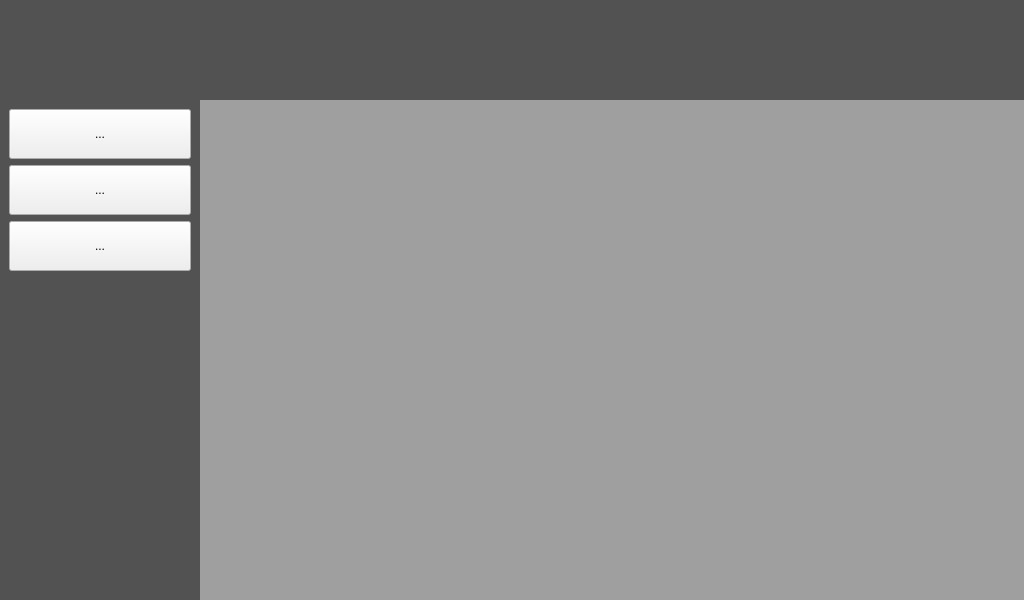
<?xml version="1.0" encoding="UTF-8"?>
<ui version="4.0">
 <class>MainWindow</class>
 <widget class="QMainWindow" name="MainWindow">
  <property name="geometry">
   <rect>
    <x>0</x>
    <y>0</y>
    <width>1024</width>
    <height>600</height>
   </rect>
  </property>
  <property name="windowTitle">
   <string>MainWindow</string>
  </property>
  <property name="styleSheet">
   <string notr="true">#TopBar, #MenuBar {
	background-color:rgb(82, 82, 82);
}</string>
  </property>
  <widget class="QWidget" name="centralwidget">
   <property name="styleSheet">
    <string notr="true">QFrame {
	border:none
}</string>
   </property>
   <layout class="QVBoxLayout" name="verticalLayout">
    <property name="spacing">
     <number>0</number>
    </property>
    <property name="leftMargin">
     <number>0</number>
    </property>
    <property name="topMargin">
     <number>0</number>
    </property>
    <property name="rightMargin">
     <number>0</number>
    </property>
    <property name="bottomMargin">
     <number>0</number>
    </property>
    <item>
     <widget class="QFrame" name="TopBar">
      <property name="minimumSize">
       <size>
        <width>0</width>
        <height>100</height>
       </size>
      </property>
      <property name="frameShape">
       <enum>QFrame::StyledPanel</enum>
      </property>
      <property name="frameShadow">
       <enum>QFrame::Raised</enum>
      </property>
     </widget>
    </item>
    <item>
     <widget class="QFrame" name="Main">
      <property name="sizePolicy">
       <sizepolicy hsizetype="Preferred" vsizetype="Expanding">
        <horstretch>0</horstretch>
        <verstretch>0</verstretch>
       </sizepolicy>
      </property>
      <property name="frameShape">
       <enum>QFrame::StyledPanel</enum>
      </property>
      <property name="frameShadow">
       <enum>QFrame::Raised</enum>
      </property>
      <layout class="QHBoxLayout" name="horizontalLayout">
       <property name="spacing">
        <number>0</number>
       </property>
       <property name="leftMargin">
        <number>0</number>
       </property>
       <property name="topMargin">
        <number>0</number>
       </property>
       <property name="rightMargin">
        <number>0</number>
       </property>
       <property name="bottomMargin">
        <number>0</number>
       </property>
       <item>
        <widget class="QFrame" name="MenuBar">
         <property name="minimumSize">
          <size>
           <width>200</width>
           <height>0</height>
          </size>
         </property>
         <property name="styleSheet">
          <string notr="true"/>
         </property>
         <property name="frameShape">
          <enum>QFrame::StyledPanel</enum>
         </property>
         <property name="frameShadow">
          <enum>QFrame::Raised</enum>
         </property>
         <layout class="QVBoxLayout" name="verticalLayout_2">
          <item>
           <widget class="QToolButton" name="toolButton_2">
            <property name="sizePolicy">
             <sizepolicy hsizetype="Preferred" vsizetype="Fixed">
              <horstretch>0</horstretch>
              <verstretch>0</verstretch>
             </sizepolicy>
            </property>
            <property name="minimumSize">
             <size>
              <width>0</width>
              <height>50</height>
             </size>
            </property>
            <property name="text">
             <string>...</string>
            </property>
           </widget>
          </item>
          <item>
           <widget class="QToolButton" name="toolButton_3">
            <property name="sizePolicy">
             <sizepolicy hsizetype="Preferred" vsizetype="Fixed">
              <horstretch>0</horstretch>
              <verstretch>0</verstretch>
             </sizepolicy>
            </property>
            <property name="minimumSize">
             <size>
              <width>0</width>
              <height>50</height>
             </size>
            </property>
            <property name="text">
             <string>...</string>
            </property>
           </widget>
          </item>
          <item>
           <widget class="QToolButton" name="toolButton">
            <property name="sizePolicy">
             <sizepolicy hsizetype="Preferred" vsizetype="Fixed">
              <horstretch>0</horstretch>
              <verstretch>0</verstretch>
             </sizepolicy>
            </property>
            <property name="minimumSize">
             <size>
              <width>0</width>
              <height>50</height>
             </size>
            </property>
            <property name="text">
             <string>...</string>
            </property>
           </widget>
          </item>
          <item>
           <spacer name="verticalSpacer">
            <property name="orientation">
             <enum>Qt::Vertical</enum>
            </property>
            <property name="sizeHint" stdset="0">
             <size>
              <width>20</width>
              <height>40</height>
             </size>
            </property>
           </spacer>
          </item>
         </layout>
        </widget>
       </item>
       <item>
        <widget class="QFrame" name="ScreenView">
         <property name="sizePolicy">
          <sizepolicy hsizetype="Expanding" vsizetype="Preferred">
           <horstretch>0</horstretch>
           <verstretch>0</verstretch>
          </sizepolicy>
         </property>
         <property name="frameShape">
          <enum>QFrame::StyledPanel</enum>
         </property>
         <property name="frameShadow">
          <enum>QFrame::Raised</enum>
         </property>
         <layout class="QHBoxLayout" name="horizontalLayout_2">
          <property name="spacing">
           <number>0</number>
          </property>
          <property name="leftMargin">
           <number>0</number>
          </property>
          <property name="topMargin">
           <number>0</number>
          </property>
          <property name="rightMargin">
           <number>0</number>
          </property>
          <property name="bottomMargin">
           <number>0</number>
          </property>
          <item>
           <widget class="QMdiArea" name="mdiArea"/>
          </item>
         </layout>
        </widget>
       </item>
      </layout>
     </widget>
    </item>
   </layout>
  </widget>
 </widget>
 <resources/>
 <connections/>
</ui>
